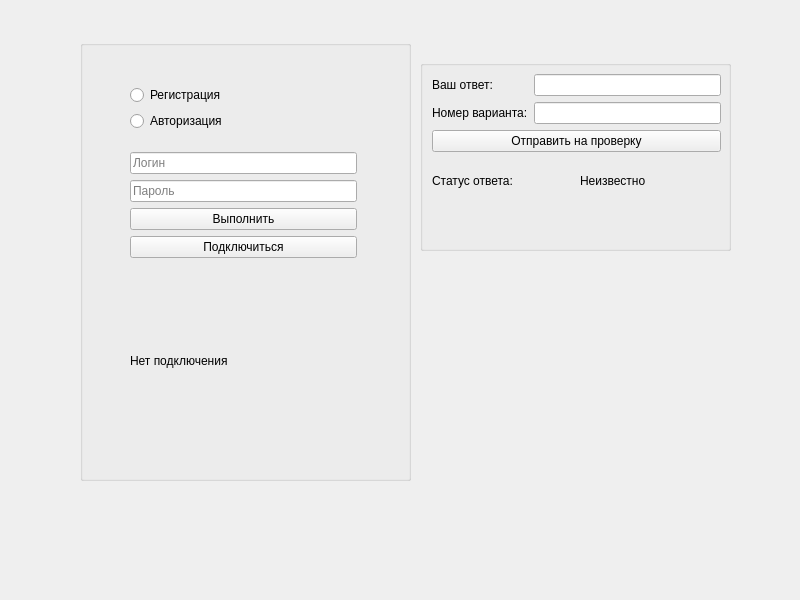
<?xml version="1.0" encoding="UTF-8"?>
<ui version="4.0">
 <class>MainWindow</class>
 <widget class="QMainWindow" name="MainWindow">
  <property name="geometry">
   <rect>
    <x>0</x>
    <y>0</y>
    <width>800</width>
    <height>600</height>
   </rect>
  </property>
  <property name="windowTitle">
   <string>Title-template</string>
  </property>
  <widget class="QWidget" name="centralwidget">
   <widget class="QGroupBox" name="connectBox">
    <property name="geometry">
     <rect>
      <x>80</x>
      <y>40</y>
      <width>331</width>
      <height>441</height>
     </rect>
    </property>
    <property name="title">
     <string/>
    </property>
    <widget class="QLabel" name="connectionStatus">
     <property name="geometry">
      <rect>
       <x>50</x>
       <y>230</y>
       <width>221</width>
       <height>181</height>
      </rect>
     </property>
     <property name="text">
      <string>Нет подключения</string>
     </property>
    </widget>
    <widget class="QWidget" name="layoutWidget">
     <property name="geometry">
      <rect>
       <x>50</x>
       <y>30</y>
       <width>227</width>
       <height>205</height>
      </rect>
     </property>
     <layout class="QVBoxLayout" name="verticalLayout_9">
      <item>
       <layout class="QVBoxLayout" name="verticalLayout_5">
        <item>
         <widget class="QRadioButton" name="regButton">
          <property name="mouseTracking">
           <bool>false</bool>
          </property>
          <property name="text">
           <string>Регистрация</string>
          </property>
         </widget>
        </item>
        <item>
         <widget class="QRadioButton" name="authButton">
          <property name="mouseTracking">
           <bool>false</bool>
          </property>
          <property name="text">
           <string>Авторизация</string>
          </property>
         </widget>
        </item>
       </layout>
      </item>
      <item>
       <layout class="QVBoxLayout" name="verticalLayout_8">
        <item>
         <layout class="QHBoxLayout" name="horizontalLayout_4">
          <item>
           <layout class="QVBoxLayout" name="verticalLayout_4">
            <item>
             <widget class="QLineEdit" name="loginLine">
              <property name="placeholderText">
               <string>Логин</string>
              </property>
             </widget>
            </item>
            <item>
             <widget class="QLineEdit" name="pswdLine">
              <property name="placeholderText">
               <string>Пароль</string>
              </property>
             </widget>
            </item>
           </layout>
          </item>
         </layout>
        </item>
        <item>
         <layout class="QVBoxLayout" name="verticalLayout_7">
          <item>
           <widget class="QPushButton" name="execButton">
            <property name="text">
             <string>Выполнить</string>
            </property>
           </widget>
          </item>
          <item>
           <widget class="QPushButton" name="connectButton">
            <property name="text">
             <string>Подключиться</string>
            </property>
           </widget>
          </item>
         </layout>
        </item>
       </layout>
      </item>
     </layout>
    </widget>
   </widget>
   <widget class="QGroupBox" name="answerBox">
    <property name="geometry">
     <rect>
      <x>420</x>
      <y>60</y>
      <width>311</width>
      <height>191</height>
     </rect>
    </property>
    <property name="title">
     <string/>
    </property>
    <widget class="QWidget" name="layoutWidget">
     <property name="geometry">
      <rect>
       <x>12</x>
       <y>14</y>
       <width>289</width>
       <height>130</height>
      </rect>
     </property>
     <layout class="QVBoxLayout" name="verticalLayout_6">
      <item>
       <layout class="QHBoxLayout" name="horizontalLayout">
        <item>
         <layout class="QVBoxLayout" name="verticalLayout_2">
          <item>
           <widget class="QLabel" name="label_2">
            <property name="text">
             <string>Ваш ответ:</string>
            </property>
           </widget>
          </item>
          <item>
           <widget class="QLabel" name="label">
            <property name="text">
             <string>Номер варианта:</string>
            </property>
           </widget>
          </item>
         </layout>
        </item>
        <item>
         <layout class="QVBoxLayout" name="verticalLayout">
          <item>
           <widget class="QLineEdit" name="taskLine"/>
          </item>
          <item>
           <widget class="QLineEdit" name="answerLine"/>
          </item>
         </layout>
        </item>
       </layout>
      </item>
      <item>
       <widget class="QPushButton" name="sendTaskButton">
        <property name="text">
         <string>Отправить на проверку</string>
        </property>
       </widget>
      </item>
      <item>
       <layout class="QHBoxLayout" name="horizontalLayout_2">
        <item>
         <widget class="QLabel" name="labelAnswerStatus">
          <property name="text">
           <string>Статус ответа:</string>
          </property>
         </widget>
        </item>
        <item>
         <widget class="QLabel" name="answerStatusLabel">
          <property name="text">
           <string>Неизвестно</string>
          </property>
         </widget>
        </item>
       </layout>
      </item>
     </layout>
    </widget>
   </widget>
  </widget>
  <action name="action">
   <property name="text">
    <string>Авторизация</string>
   </property>
  </action>
 </widget>
 <resources/>
 <connections/>
</ui>
